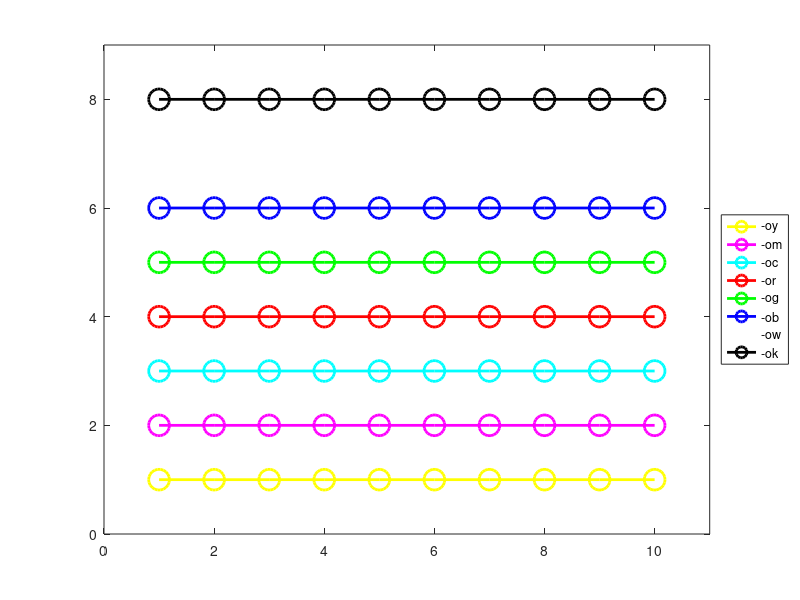

The MATLAB script that drew this image: (Note: this script raises an error after producing the figure.)
% test color 

h = figure(1);
m_size = 15;
line_width = 2;

line_style = {'-','--',':','-.'};
line_marker = {'o','+','*','.','x','s','d','^','v','>','<','p','h'};
line_color = {'y','m','c','r','g','b','w','k'};

x = 1:10;
n = numel(x);
str_legend = {};
count = 0;
% for i = 1:numel(line_style)
%     for j = 1:numel(line_marker)
%         for k = 1:numel(line_color)
%             count = count + 1
%             str_type = strcat(line_style{i}, line_marker{j}, line_color{k});
%             str_legend{count} = str_type;
%             plot(x, ones(1,n)*count, str_type, ...
%                 'LineWidth', line_width, 'MarkerSize', m_size);
%             hold on;
%         end
%     end
% end
for i = 1:1
    for j = 1:1
        for k = 1:numel(line_color)
            count = count + 1
            str_type = strcat(line_style{i}, line_marker{j}, line_color{k});
            str_legend{count} = str_type;
            plot(x, ones(1,n)*count, str_type, ...
                'LineWidth', line_width, 'MarkerSize', m_size);
            hold on;
        end
    end
end
set(gca,'YLim',[0,9]);
set(gca,'XLim',[0,11]);
legend(str_legend, ...
    'Location','EastOutside');
print(h,'-dpng','test_color.png');

%%
im = imread('test_color.png');
gray = rgb2gray(im);
imshow(gray);